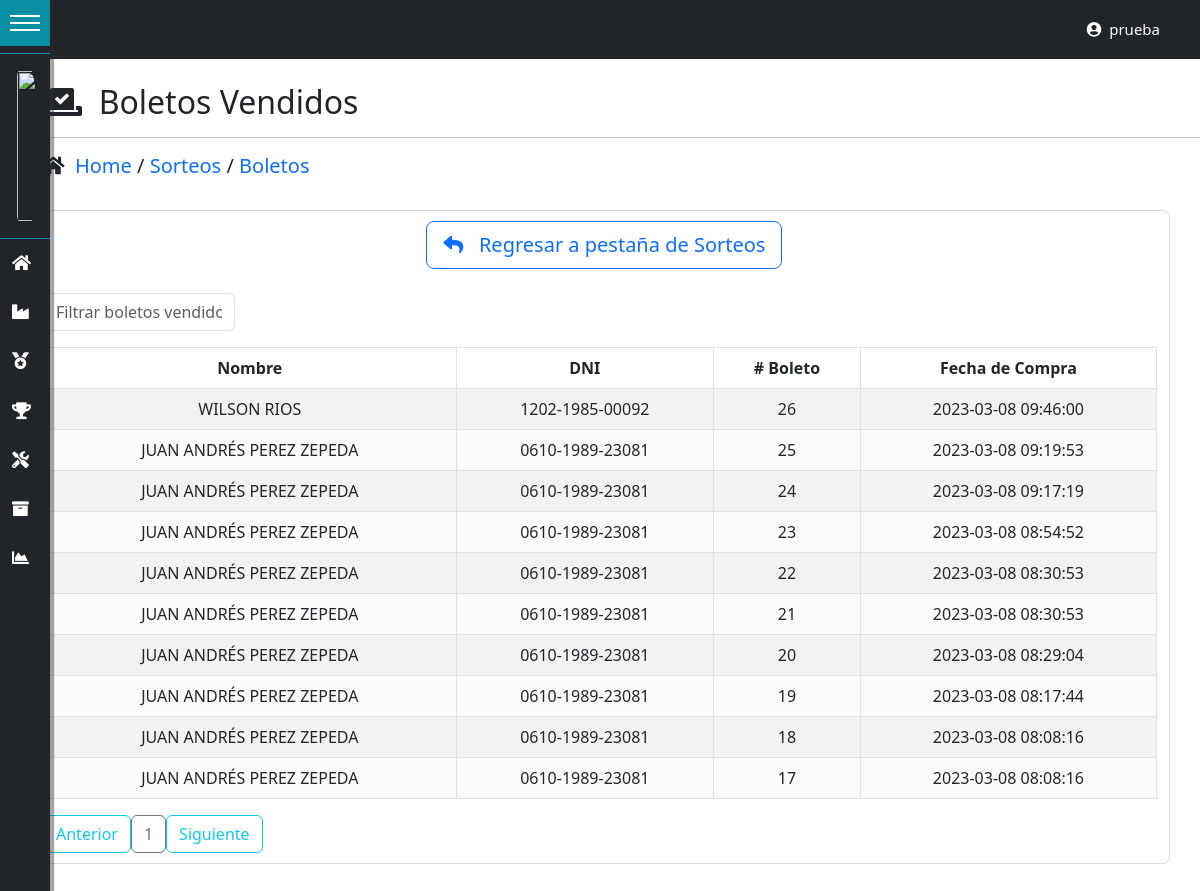
Page /boletos/ (signed in) on the earlier database version.
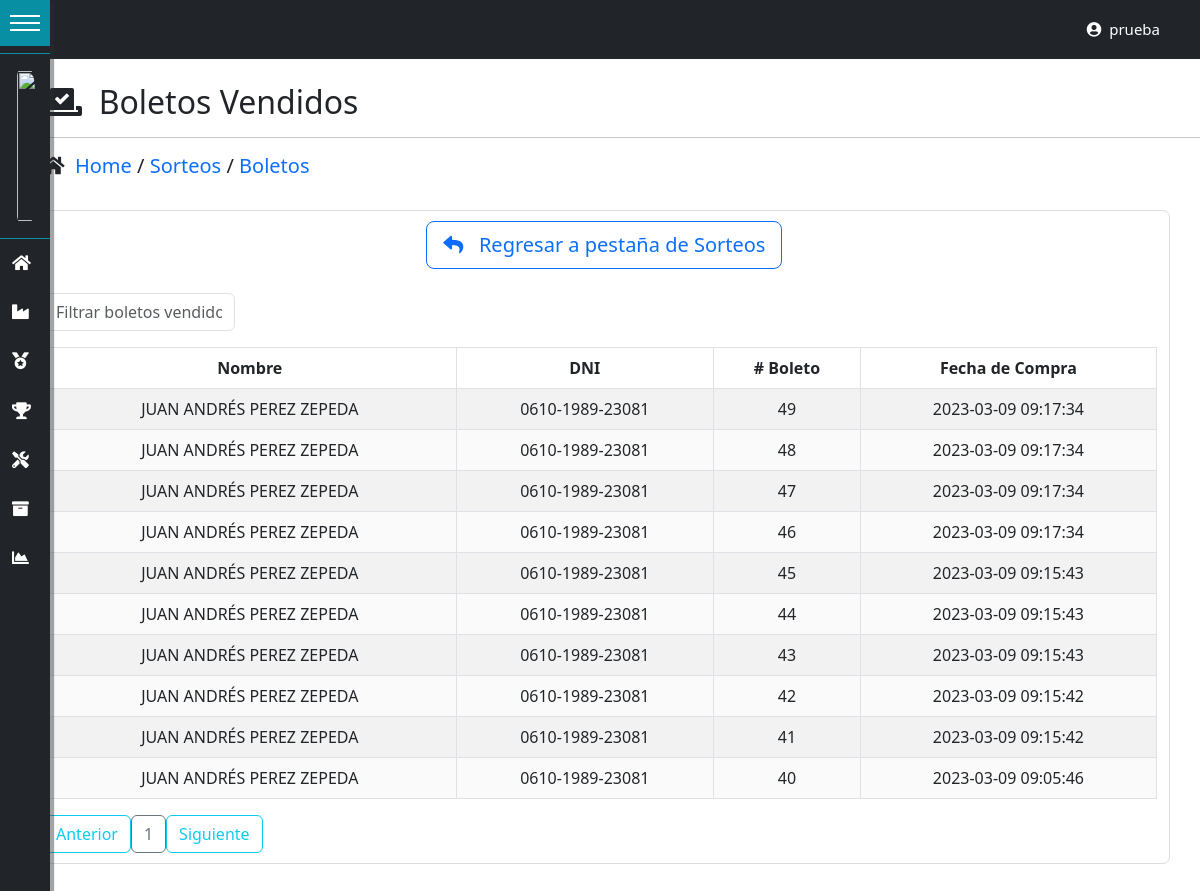
Same page on the later database version.
### tables this page shows
CREATE TABLE IF NOT EXISTS `boletos` (
  `id_boleto` int(11) NOT NULL AUTO_INCREMENT,
  `id_usuario` int(11) NOT NULL,
  `id_sorteo` int(11) NOT NULL,
  `numero_boleto` int(4) NOT NULL,
  `fecha_compra` datetime NOT NULL,
  PRIMARY KEY (`id_boleto`) USING BTREE,
  KEY `IdUsuario` (`id_usuario`) USING BTREE,
  KEY `Índice 3` (`id_sorteo`),
  CONSTRAINT `FK_boletos_sorteos` FOREIGN KEY (`id_sorteo`) REFERENCES `sorteos` (`id_sorteo`) ON DELETE NO ACTION ON UPDATE NO ACTION,
  CONSTRAINT `FK_boletos_usuarios` FOREIGN KEY (`id_usuario`) REFERENCES `usuarios` (`id_usuario`) ON DELETE NO ACTION ON UPDATE NO ACTION
);

CREATE TABLE IF NOT EXISTS `personas` (
  `id_persona` int(11) NOT NULL AUTO_INCREMENT,
  `nombres` varchar(50) DEFAULT NULL,
  `apellidos` varchar(50) DEFAULT NULL,
  `dni` varchar(20) DEFAULT NULL,
  `edad` int(11) DEFAULT NULL,
  `telefono` varchar(15) DEFAULT NULL,
  `sexo` enum('Masculino','Femenino') DEFAULT NULL,
  `direccion` varchar(300) DEFAULT NULL,
  `creado_por` varchar(30) DEFAULT NULL,
  `fecha_creacion` datetime DEFAULT NULL,
  `modificado_por` varchar(30) DEFAULT NULL,
  `fecha_modificacion` datetime DEFAULT NULL,
  PRIMARY KEY (`id_persona`)
);

### controladores/vistasControlador.php (called while the page is built, shortened)
<?php
	class vistasControlador extends vistasModelo{
		public function obtener_plantilla_controlador(){
			return require_once "./vistas/plantilla.php";
		}
	}

### index.php (called while the page is built, shortened)
<?php
	require_once "./controladores/vistasControlador.php";
	$plantilla = new vistasControlador();
	$plantilla->obtener_plantilla_controlador();

### config/conexion.php (called while the page is built, shortened)
<?php
class ConexionBD{
    protected $manejador = "mysql";
    private static $servidor = "localhost";
    private static $usuario = "root";
    private static $pass = "";
    protected $db_name = "dbsorteo";
    protected function getConexion(){
        try{
            $parametros=array(PDO::ATTR_PERSISTENT=>true,PDO::MYSQL_ATTR_INIT_COMMAND=>"SET NAMES utf8");
            $this->conexion=new PDO($this->manejador.":host=".self::$servidor.";dbname=".$this->db_name,self::$usuario,self::$pass,$parametros);
            return $this->conexion;
        }
        catch(PDOException $e){
            echo 'Error en la conexion a la BD :'.$e->getMessage();
        }
    }
}

### DatosTablas/obtenerDatosSorteos.php (called while the page is built, shortened)
<?php
require_once("./config/conexion.php");
class obtenerDatosSorteos extends ConexionBD{
    public function boletosComprados(){
        $sql="SELECT b.id_boleto, b.id_usuario, b.id_sorteo, p.nombres,p.apellidos, p.dni, s.nombre_sorteo,
        b.numero_boleto,b.fecha_compra, u.id_persona from boletos b
        inner join usuarios u on u.id_usuario=b.id_usuario
        inner join sorteos s on s.id_sorteo=b.id_sorteo
        inner join personas p on p.id_persona=u.id_persona
        order by b.numero_boleto desc";
        $resultado=$this->conexion->query($sql) or die ($sql);
        return $resultado;
    }
}

### vistas/contenidos/boletos-view.php (the view, shortened to what this page needs)
<?php
include("./DatosTablas/obtenerDatosSorteos.php");
?>
<br>
<div class="container">
    <h2><i class="fas fa-vote-yea"></i>&nbsp; Boletos Vendidos</h2>
</div>
<hr/>
<div class="container">
    <h5><i class="fas fa-home"></i>&nbsp;
    <a href="<?php echo SERVERURL?>dashboard/"> Home </a>
    /
    <a href="<?php echo SERVERURL?>sorteos/"> Sorteos </a>
    /
    <a href="<?php echo SERVERURL?>boletos/"> Boletos </a></h5>
</div>
<br>
<div class="container contenedor-tabla">
    <div class="container">
        <div class="row">
            <div class="col-4"></div>
            <div class="col-6">
                <a href="<?php echo SERVERURL?>sorteos/">
                <div class="btn btn-outline-primary btn-lg"><i class="fas fa-reply"></i> &nbsp; Regresar a pestaña de Sorteos</div>
                </a>
            </div>
            <div class="col-2"></div>
        </div>
    </div>
<div class="table-responsive">
    <br>
        <input type="text" id="searchBox" class="form-control" onkeyup="filterTable()" placeholder="Filtrar boletos vendidos">
    <table id="datos-usuario" class="table table-bordered table-striped text-center">
        <thead>
            <tr>
                <th>Nombre</th>
                <th>DNI</th>
                <th># Boleto</th>
                <th>Fecha de Compra</th>
            </tr>
        </thead>
        <tbody class="body">
        <?php
                $datos=new obtenerDatosSorteos();
                $resultado=$datos->boletosComprados();
                foreach ($resultado as $fila){
            ?>
            <tr>
                <td><?php echo $fila['nombres'] . ' ' . $fila['apellidos']; ?></td>
                <td><?php echo $fila['dni']; ?></td>
                <td><?php echo $fila['numero_boleto']; ?></td>
                <td><?php echo $fila['fecha_compra']; ?></td>
            </tr>
            <?php
                    }
            ?>
        </tbody>
    </table>
</div>
<div id="paginador" class=""></div>
</div>
<br>
<br>

Differences in the rows shown:
no longer on this page (row unchanged): boletos: personas.nombres "WILSON", personas.apellidos "RIOS", personas.dni "1202-1985-00092", numero_boleto "26", fecha_compra "2023-03-08 09:46:00"
no longer on this page (row unchanged): boletos: personas.nombres "JUAN ANDRÉS", personas.apellidos "PEREZ ZEPEDA", personas.dni "0610-1989-23081", numero_boleto "25", fecha_compra "2023-03-08 09:19:53"
no longer on this page (row unchanged): boletos: personas.nombres "JUAN ANDRÉS", personas.apellidos "PEREZ ZEPEDA", personas.dni "0610-1989-23081", numero_boleto "24", fecha_compra "2023-03-08 09:17:19"
no longer on this page (row unchanged): boletos: personas.nombres "JUAN ANDRÉS", personas.apellidos "PEREZ ZEPEDA", personas.dni "0610-1989-23081", numero_boleto "23", fecha_compra "2023-03-08 08:54:52"
no longer on this page (row unchanged): boletos: personas.nombres "JUAN ANDRÉS", personas.apellidos "PEREZ ZEPEDA", personas.dni "0610-1989-23081", numero_boleto "22", fecha_compra "2023-03-08 08:30:53"
no longer on this page (row unchanged): boletos: personas.nombres "JUAN ANDRÉS", personas.apellidos "PEREZ ZEPEDA", personas.dni "0610-1989-23081", numero_boleto "21", fecha_compra "2023-03-08 08:30:53"
no longer on this page (row unchanged): boletos: personas.nombres "JUAN ANDRÉS", personas.apellidos "PEREZ ZEPEDA", personas.dni "0610-1989-23081", numero_boleto "20", fecha_compra "2023-03-08 08:29:04"
no longer on this page (row unchanged): boletos: personas.nombres "JUAN ANDRÉS", personas.apellidos "PEREZ ZEPEDA", personas.dni "0610-1989-23081", numero_boleto "19", fecha_compra "2023-03-08 08:17:44"
no longer on this page (row unchanged): boletos: personas.nombres "JUAN ANDRÉS", personas.apellidos "PEREZ ZEPEDA", personas.dni "0610-1989-23081", numero_boleto "18", fecha_compra "2023-03-08 08:08:16"
no longer on this page (row unchanged): boletos: personas.nombres "JUAN ANDRÉS", personas.apellidos "PEREZ ZEPEDA", personas.dni "0610-1989-23081", numero_boleto "17", fecha_compra "2023-03-08 08:08:16"
added boletos: personas.nombres "JUAN ANDRÉS", personas.apellidos "PEREZ ZEPEDA", personas.dni "0610-1989-23081", numero_boleto "49", fecha_compra "2023-03-09 09:17:34"
added boletos: personas.nombres "JUAN ANDRÉS", personas.apellidos "PEREZ ZEPEDA", personas.dni "0610-1989-23081", numero_boleto "48", fecha_compra "2023-03-09 09:17:34"
added boletos: personas.nombres "JUAN ANDRÉS", personas.apellidos "PEREZ ZEPEDA", personas.dni "0610-1989-23081", numero_boleto "47", fecha_compra "2023-03-09 09:17:34"
added boletos: personas.nombres "JUAN ANDRÉS", personas.apellidos "PEREZ ZEPEDA", personas.dni "0610-1989-23081", numero_boleto "46", fecha_compra "2023-03-09 09:17:34"
added boletos: personas.nombres "JUAN ANDRÉS", personas.apellidos "PEREZ ZEPEDA", personas.dni "0610-1989-23081", numero_boleto "45", fecha_compra "2023-03-09 09:15:43"
added boletos: personas.nombres "JUAN ANDRÉS", personas.apellidos "PEREZ ZEPEDA", personas.dni "0610-1989-23081", numero_boleto "44", fecha_compra "2023-03-09 09:15:43"
added boletos: personas.nombres "JUAN ANDRÉS", personas.apellidos "PEREZ ZEPEDA", personas.dni "0610-1989-23081", numero_boleto "43", fecha_compra "2023-03-09 09:15:43"
added boletos: personas.nombres "JUAN ANDRÉS", personas.apellidos "PEREZ ZEPEDA", personas.dni "0610-1989-23081", numero_boleto "42", fecha_compra "2023-03-09 09:15:42"
added boletos: personas.nombres "JUAN ANDRÉS", personas.apellidos "PEREZ ZEPEDA", personas.dni "0610-1989-23081", numero_boleto "41", fecha_compra "2023-03-09 09:15:42"
added boletos: personas.nombres "JUAN ANDRÉS", personas.apellidos "PEREZ ZEPEDA", personas.dni "0610-1989-23081", numero_boleto "40", fecha_compra "2023-03-09 09:05:46"
